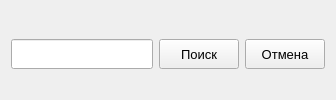
                <widget class="QWidget" name="chat_bar_search_page">
                 <layout class="QHBoxLayout" name="horizontalLayout_17">
                  <property name="bottomMargin">
                   <number>2</number>
                  </property>
                  <item>
                   <widget class="QLineEdit" name="chat_bar_search_edit">
                    <property name="minimumSize">
                     <size>
                      <width>0</width>
                      <height>30</height>
                     </size>
                    </property>
                    <property name="font">
                     <font>
                      <pointsize>11</pointsize>
                     </font>
                    </property>
                    <property name="styleSheet">
                     <string notr="true"/>
                    </property>
                    <property name="inputMask">
                     <string/>
                    </property>
                    <property name="clearButtonEnabled">
                     <bool>true</bool>
                    </property>
                   </widget>
                  </item>
                  <item>
                   <widget class="QPushButton" name="chat_bar_search_button">
                    <property name="minimumSize">
                     <size>
                      <width>0</width>
                      <height>30</height>
                     </size>
                    </property>
                    <property name="font">
                     <font>
                      <pointsize>10</pointsize>
                     </font>
                    </property>
                    <property name="text">
                     <string>Поиск</string>
                    </property>
                   </widget>
                  </item>
                  <item>
                   <widget class="QPushButton" name="chat_bar_search_cancel">
                    <property name="minimumSize">
                     <size>
                      <width>0</width>
                      <height>30</height>
                     </size>
                    </property>
                    <property name="font">
                     <font>
                      <pointsize>10</pointsize>
                     </font>
                    </property>
                    <property name="text">
                     <string>Отмена</string>
                    </property>
                   </widget>
                  </item>
                 </layout>
                </widget>
